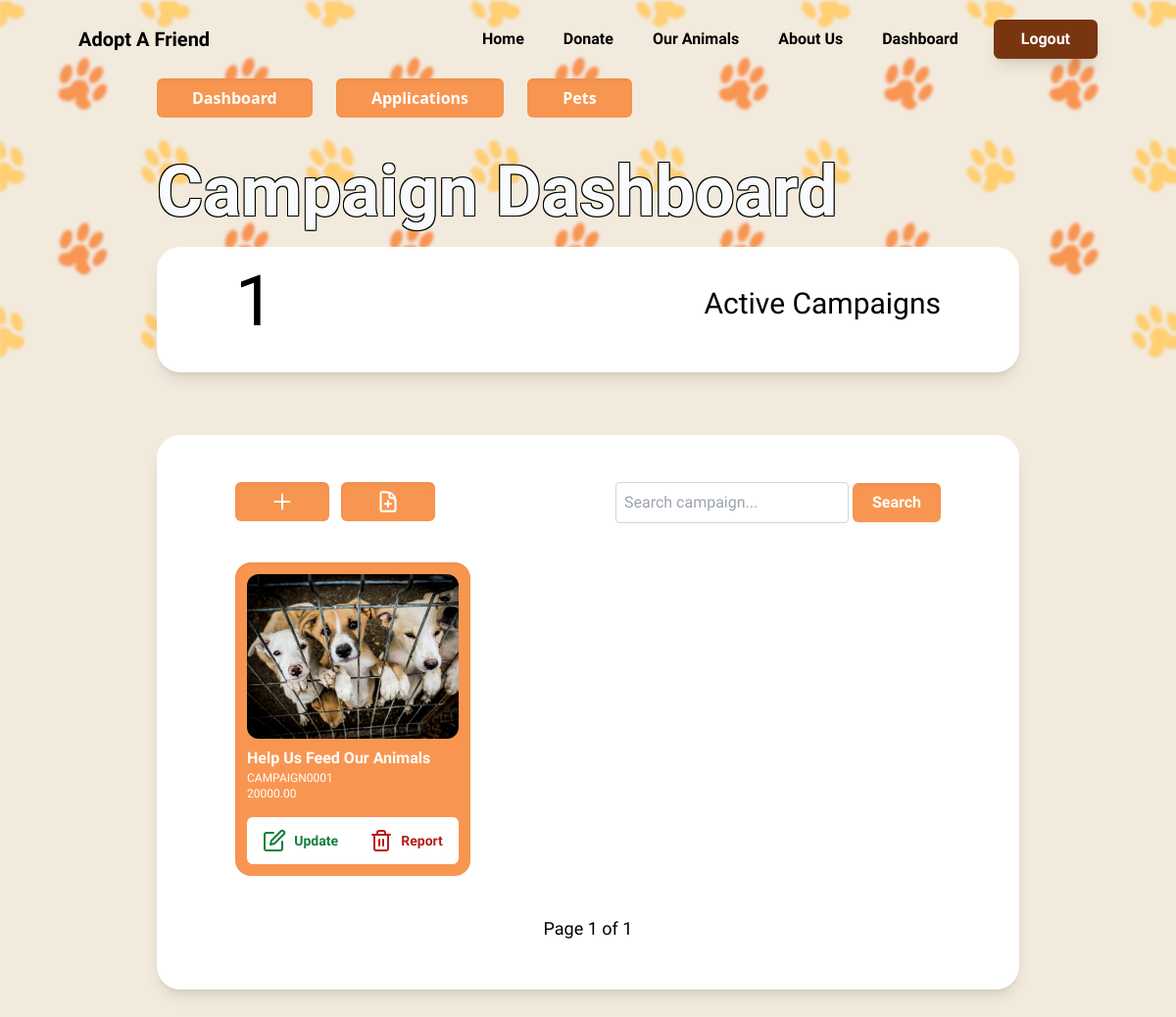
Screenshot of /staff/dashboard/campaigns/ (signed in) with the database file from the repository.
### donation/models.py (models this page shows)
class FundraisingCampaign(models.Model):
    campaignId = models.CharField(max_length=20, default=generate_campaign_key, primary_key=True, unique=True)
    campaignName = models.CharField(max_length=50, null=False, blank=False, unique=True)
    campaignDescription = models.TextField(max_length=800, blank=True, null=True)
    campaignGoal = models.DecimalField(max_digits=8, null=False, decimal_places=2)
    campaignPurpose = models.TextField(max_length=200, null=False, blank=False, default="")
    campaignImage = models.ImageField(upload_to='static/image/campaign_img')

### staff/decorators.py (the view)
    def _wrapped_view(request, *args, **kwargs):
        if not request.user.is_staff:
            return HttpResponseForbidden("You don't have permission to access this page.")
        return view_func(request, *args, **kwargs)

### staff/templates/staff/staff_campaign_dashboard.html (shortened to what this page needs)
{% extends 'staff/base.html' %}
{% load static %}
{% block image %} <img src="{% static '\image\dashboard.png' %}" alt="" class="absolute"> {% endblock %}
{% block content %}
<a href="{% url 'staff_dashboard' %}" class="relative ml-40 mt-10">
    <button class="shadow-inner transition ease-in-out delay-150 font-semibold text-white px-9 py-2 rounded-md hover:-translate-y-1 hover:scale-110 duration-300" style="background-color: #f89651;">
        Dashboard
    </button>
</a>
<a href="{% url 'staff_application_dashboard' %}" class="relative ml-5 mt-10">
    <button class="shadow-inner transition ease-in-out delay-150 font-semibold text-white px-9 py-2 rounded-md hover:-translate-y-1 hover:scale-110 duration-300" style="background-color: #f89651;">
        Applications
    </button>
</a>
<a href="{% url 'staff_pet_dashboard' %}" class="relative ml-5 mt-10">
    <button class="shadow-inner transition ease-in-out delay-150 font-semibold text-white px-9 py-2 rounded-md hover:-translate-y-1 hover:scale-110 duration-300" style="background-color: #f89651;">
        Pets
    </button>
</a>
<div>
    <h1 class="relative ml-40 mt-10 text-7xl text-shadows text-gray-50 font-bold" style="font-family: 'Imprima'">
        Campaign Dashboard
    </h1>
</div>
<div class="mx-40 mt-5 relative">
    <div class="h-32 bg-white rounded-3xl shadow-lg flex justify-between" style="font-family: 'Imprima';">
        <h1 class="text-7xl py-5 pl-20 total-campaign-count">{{ total_campaign_count }}</h1>
        <h1 class="text-3xl py-10 pr-20 flex justify-end">Active Campaigns</h1>
    </div>
</div>
<div class="mt-16 mb-16 py-12 px-20 mx-40 bg-white rounded-3xl relative shadow-lg" style="font-family: 'Imprima';">
    <div class="flex justify-between">
        <div class="flex">
            <a href="{% url 'add_campaign' %}">
                <button class="text-shadows shadow-inner transition ease-in-out delay-150 font-semibold text-white px-9 py-2 rounded-md hover:-translate-y-1 hover:scale-110 duration-300" style="background-color: #f89651;">
                    <svg xmlns="http://www.w3.org/2000/svg" fill="none" viewBox="0 0 24 24" stroke-width="2" stroke="currentColor" class="w-6 h-6">
                        <path stroke-linecap="round" stroke-linejoin="round" d="M12 4.5v15m7.5-7.5h-15" />
                    </svg>
                </button>
            </a>
            <a href="" class="ml-3">
                <button class="text-shadows shadow-inner transition ease-in-out delay-150 font-semibold text-white px-9 py-2 rounded-md hover:-translate-y-1 hover:scale-110 duration-300" style="background-color: #f89651;">
                </button>
            </a>
        </div>
        <form method="GET" action="{% url 'staff_campaign_dashboard' %}" class="mb-4">
            <input type="text" name="q" placeholder="Search campaign..." class="p-2 border border-gray-300 rounded">
            <button type="submit" class="shadow-inner transition ease-in-out delay-150 font-semibold text-white px-5 py-2 rounded-md hover:-translate-y-1 hover:scale-110 duration-300" style="background-color: #f89651;">Search</button>
        </form>
    </div>
    <div class="grid grid-cols-4 justify-center mx-auto max-w-screen-xl">
        {% for fundraisingcampaign in fundrasing_campaigns %}
        <div class="w-60 h-80 p-3 flex flex-col rounded-2xl shadow-inner mt-6" style="background-color: #f89651;" id="{{fundraisingcampaign.campaignId}}">
            <div class="h-48 bg-white rounded-xl" style="background-image: url('{{ fundraisingcampaign.campaignImage.url }}'); background-size: cover;"></div>
            <div class="flex flex-col gap-4">
            <div class="flex flex-row justify-between">
                <div class="flex flex-col">
                <span class="text-base font-bold text-white pt-2">{{fundraisingcampaign.campaignName}}</span>
                <p class="text-xs text-white">{{fundraisingcampaign.campaignId}}</p>
                <p class="text-xs text-white">{{fundraisingcampaign.campaignGoal}}</p>
            </div>
            </div>
            <div class=" bg-white rounded-md">
                <div class="flex justify-around items-center py-3">
                    <a href="{% url 'edit_campaign' campaign_id=fundraisingcampaign.campaignId %}">
                        <div class="flex gap-2 text-gray-600 hover:scale-110 duration-200 hover:cursor-pointer">
                            <svg class="w-6 stroke-green-700" viewBox="0 0 24 24" fill="none" stroke="currentColor" stroke-width="2" stroke-linecap="round" stroke-linejoin="round">
                              <path d="M11 4H4a2 2 0 0 0-2 2v14a2 2 0 0 0 2 2h14a2 2 0 0 0 2-2v-7"></path>
                              <path d="M18.5 2.5a2.121 2.121 0 0 1 3 3L12 15l-4 1 1-4 9.5-9.5z"></path>
                            </svg>
                            <button class="font-semibold text-sm text-green-700">Update</button>
                        </div>
                    </a>
                    <a href="{% url 'reports:generate_donation_pdf' campaign_id=fundraisingcampaign.campaignId %}" target="_blank">
                        <div class="flex gap-2 text-gray-600 hover:scale-110 duration-200 hover:cursor-pointer">
                            <button class="font-semibold text-sm text-red-700">Report</button>
                        </div>
                    </a>
                </div>
            </div>
        </div>
        </div>
        {% endfor %}
        <div class="mt-10 flex justify-center col-span-4">
            <span class="">
                <span class="text-lg mx-4">
                    Page {{ fundrasing_campaigns.number }} of {{ fundrasing_campaigns.paginator.num_pages }}
                </span>
            </span>
        </div>
    </div>
</div>
{% endblock %}

### staff/templates/staff/base.html (style rules this page uses)
.text-shadows { text-shadow: -1px 1px 0 #000, 1px 1px 0 #000, 1px -1px 0 #000, -1px -1px 0 #000; }

### rows the page displays
FundraisingCampaign: campaignImage (picture), campaignName "Help Us Feed Our Animals", campaignId "CAMPAIGN0001", campaignGoal "20000.00"

### other values shown
{{ total_campaign_count }} "1"
{{ fundrasing_campaigns.number }} "1"
{{ fundrasing_campaigns.paginator.num_pages }} "1"
